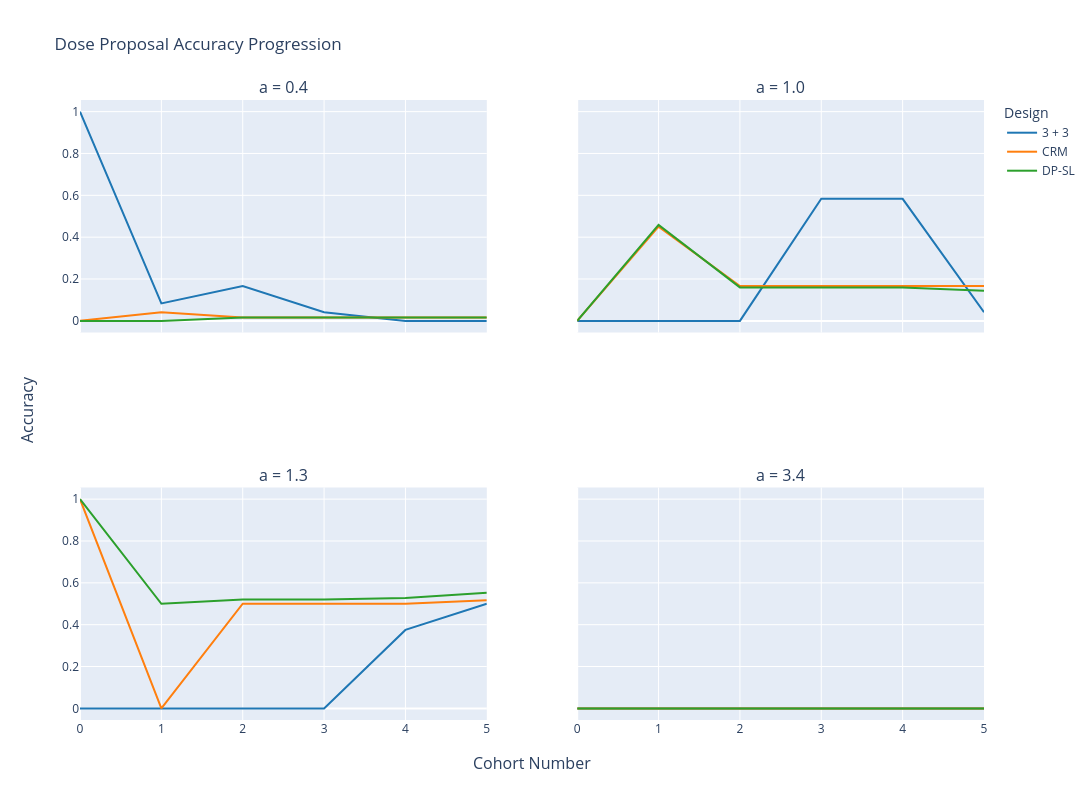

Source (notebook cell):
### Code cell
plot_acc_progression(6, PROG_DOSE_MAP, CORRECT_MTDS, show_fig=True)

### Figure 1 — Plotly figure (JSON) as saved in the notebook; plotly's stock layout.template omitted (floating-point values rounded to 4 significant figures)
{"data": [{"marker": {"color": "#1f77b4"}, "mode": "lines", "name": "3 + 3", "showlegend": true, "type": "scatter", "x": [0, 1, 2, 3, 4, 5], "xaxis": "x", "y": [1, 0.08333, 0.1667, 0.04167, 0, 0, 0, 0, 0], "yaxis": "y"}, {"marker": {"color": "#ff7f0e"}, "mode": "lines", "name": "CRM", "showlegend": true, "type": "scatter", "x": [0, 1, 2, 3, 4, 5], "xaxis": "x", "y": [0, 0.04167, 0.01667, 0.01667, 0.01667, 0.01667, 0.01667, 0.01667, 0.01667], "yaxis": "y"}, {"marker": {"color": "#2ca02c"}, "mode": "lines", "name": "DP-SL", "showlegend": true, "type": "scatter", "x": [0, 1, 2, 3, 4, 5], "xaxis": "x", "y": [0, 0, 0.016, 0.016, 0.016, 0.016, 0.016, 0.016, 0.016], "yaxis": "y"}, {"marker": {"color": "#1f77b4"}, "mode": "lines", "name": "3 + 3", "showlegend": false, "type": "scatter", "x": [0, 1, 2, 3, 4, 5], "xaxis": "x2", "y": [0, 0, 0, 0.5833, 0.5833, 0.04167, 0.04167, 0.04167, 0.04167], "yaxis": "y2"}, {"marker": {"color": "#ff7f0e"}, "mode": "lines", "name": "CRM", "showlegend": false, "type": "scatter", "x": [0, 1, 2, 3, 4, 5], "xaxis": "x2", "y": [0, 0.45, 0.1667, 0.1667, 0.1667, 0.1667, 0.1667, 0.1667, 0.1667], "yaxis": "y2"}, {"marker": {"color": "#2ca02c"}, "mode": "lines", "name": "DP-SL", "showlegend": false, "type": "scatter", "x": [0, 1, 2, 3, 4, 5], "xaxis": "x2", "y": [0, 0.4583, 0.16, 0.16, 0.16, 0.144, 0.16, 0.128, 0.16], "yaxis": "y2"}, {"marker": {"color": "#1f77b4"}, "mode": "lines", "name": "3 + 3", "showlegend": false, "type": "scatter", "x": [0, 1, 2, 3, 4, 5], "xaxis": "x3", "y": [0, 0, 0, 0, 0.375, 0.5, 0.4583, 0.4167, 0.375], "yaxis": "y3"}, {"marker": {"color": "#ff7f0e"}, "mode": "lines", "name": "CRM", "showlegend": false, "type": "scatter", "x": [0, 1, 2, 3, 4, 5], "xaxis": "x3", "y": [1, 0, 0.5, 0.5, 0.5, 0.5167, 0.55, 0.5, 0.5], "yaxis": "y3"}, {"marker": {"color": "#2ca02c"}, "mode": "lines", "name": "DP-SL", "showlegend": false, "type": "scatter", "x": [0, 1, 2, 3, 4, 5], "xaxis": "x3", "y": [1, 0.5, 0.52, 0.52, 0.528, 0.552, 0.544, 0.536, 0.52], "yaxis": "y3"}, {"marker": {"color": "#1f77b4"}, "mode": "lines", "name": "3 + 3", "showlegend": false, "type": "scatter", "x": [0, 1, 2, 3, 4, 5], "xaxis": "x4", "y": [0, 0, 0, 0, 0, 0, 0, 0, 0], "yaxis": "y4"}, {"marker": {"color": "#ff7f0e"}, "mode": "lines", "name": "CRM", "showlegend": false, "type": "scatter", "x": [0, 1, 2, 3, 4, 5], "xaxis": "x4", "y": [0, 0, 0, 0, 0, 0, 0, 0, 0], "yaxis": "y4"}, {"marker": {"color": "#2ca02c"}, "mode": "lines", "name": "DP-SL", "showlegend": false, "type": "scatter", "x": [0, 1, 2, 3, 4, 5], "xaxis": "x4", "y": [0, 0, 0, 0, 0, 0, 0, 0, 0], "yaxis": "y4"}], "layout": {"annotations": [{"font": {"size": 16}, "showarrow": false, "text": "a = 0.4", "x": 0.225, "xanchor": "center", "xref": "paper", "y": 1, "yanchor": "bottom", "yref": "paper"}, {"font": {"size": 16}, "showarrow": false, "text": "a = 1.0", "x": 0.775, "xanchor": "center", "xref": "paper", "y": 1, "yanchor": "bottom", "yref": "paper"}, {"font": {"size": 16}, "showarrow": false, "text": "a = 1.3", "x": 0.225, "xanchor": "center", "xref": "paper", "y": 0.375, "yanchor": "bottom", "yref": "paper"}, {"font": {"size": 16}, "showarrow": false, "text": "a = 3.4", "x": 0.775, "xanchor": "center", "xref": "paper", "y": 0.375, "yanchor": "bottom", "yref": "paper"}, {"font": {"size": 16}, "showarrow": false, "text": "Cohort Number", "x": 0.5, "xanchor": "center", "xref": "paper", "y": 0, "yanchor": "top", "yref": "paper", "yshift": -30}, {"font": {"size": 16}, "showarrow": false, "text": "Accuracy", "textangle": -90, "x": 0, "xanchor": "right", "xref": "paper", "xshift": -40, "y": 0.5, "yanchor": "middle", "yref": "paper"}], "autosize": false, "height": 800, "legend": {"title": {"text": "Design"}}, "title": {"text": "Dose Proposal Accuracy Progression"}, "width": 1200, "xaxis": {"anchor": "y", "domain": [0, 0.45], "matches": "x3", "showticklabels": false}, "xaxis2": {"anchor": "y2", "domain": [0.55, 1], "matches": "x4", "showticklabels": false}, "xaxis3": {"anchor": "y3", "domain": [0, 0.45]}, "xaxis4": {"anchor": "y4", "domain": [0.55, 1]}, "yaxis": {"anchor": "x", "domain": [0.625, 1]}, "yaxis2": {"anchor": "x2", "domain": [0.625, 1], "matches": "y", "showticklabels": false}, "yaxis3": {"anchor": "x3", "domain": [0, 0.375]}, "yaxis4": {"anchor": "x4", "domain": [0, 0.375], "matches": "y3", "showticklabels": false}}}
